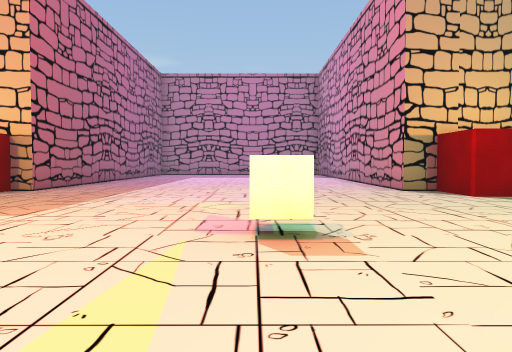
[1] (above)

16 first-person views from a walk through a scene from a Unity 3-D project. The camera is 1.2 m above the floor, tilts 2° down and sees 70° across. The floor is counted in squares, 2 m on a side. Each view is taken from the middle of a square. On the plan, view 1 faces up. The plan holds only what a view shows up to about 10 squares ahead; the rest is blank. The place goes on beyond the plan. The player is left out. Some surface patterns are stand-ins.

[2]
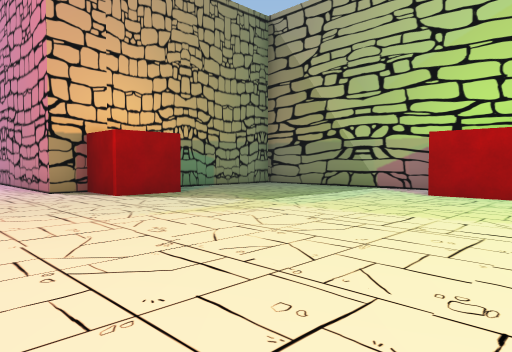

[3]
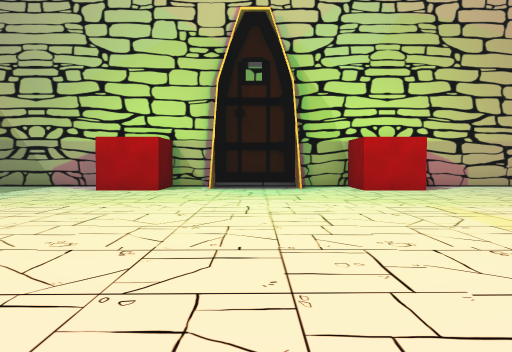

[4]
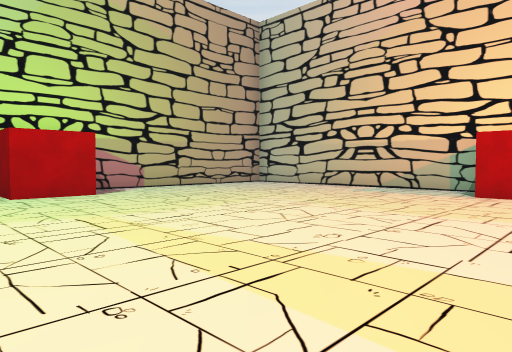

[5]
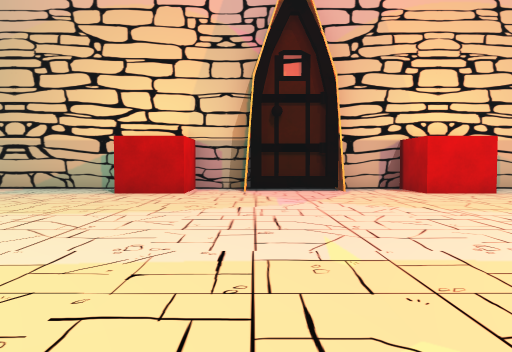

[6]
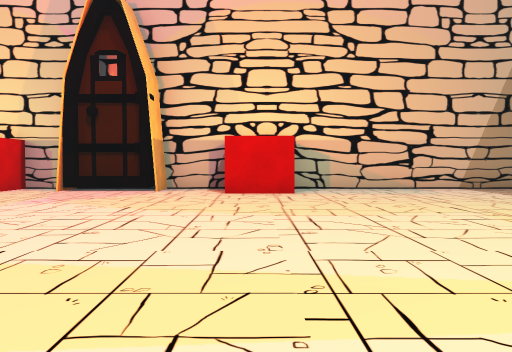

[7]
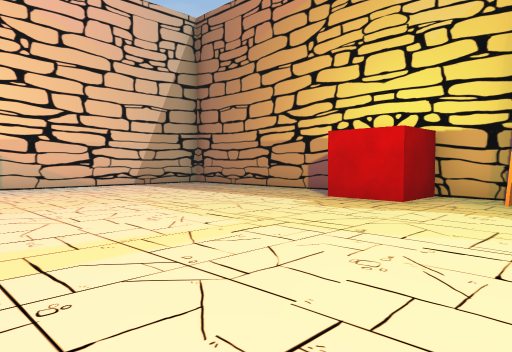

[8]
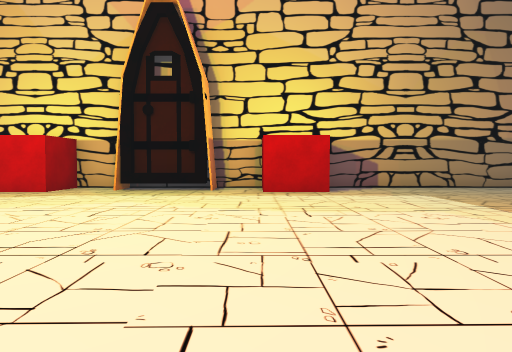

[9]
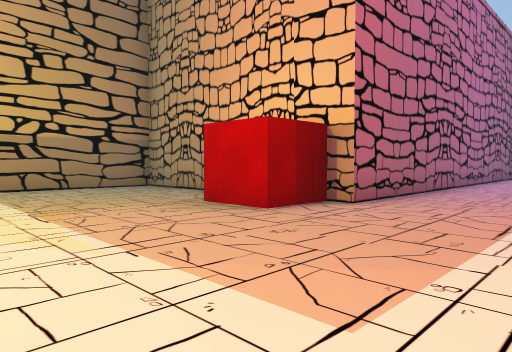

[10]
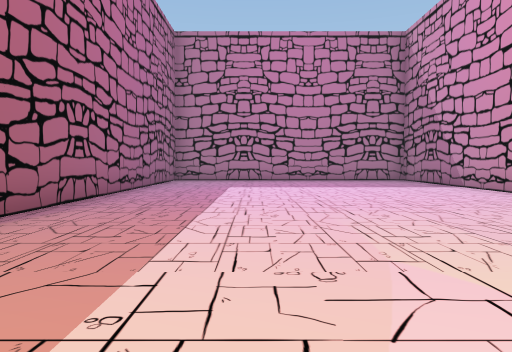

[11]
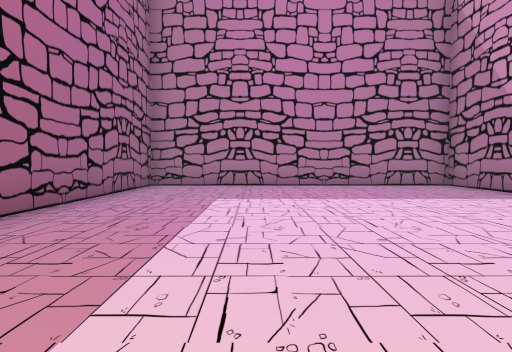

[12]
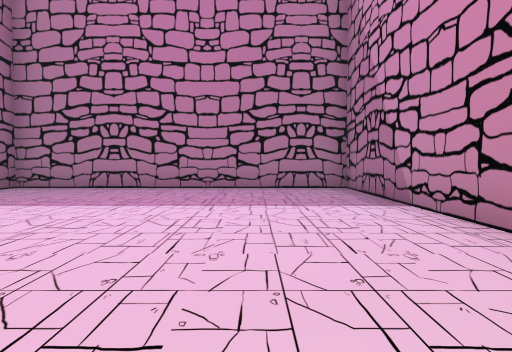

[13]
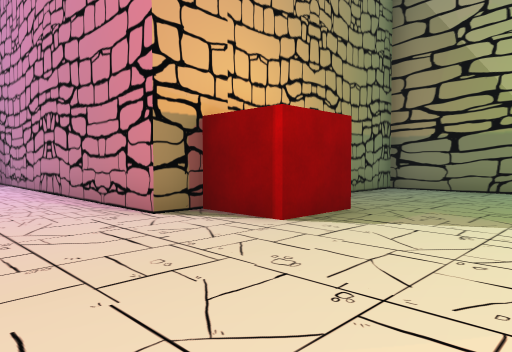

[14]
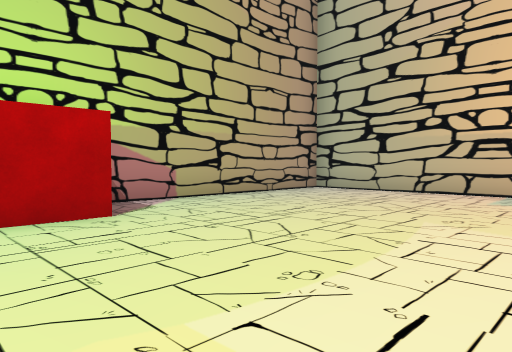

[15]
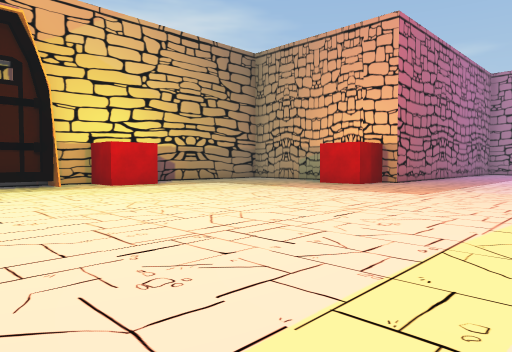

[16]
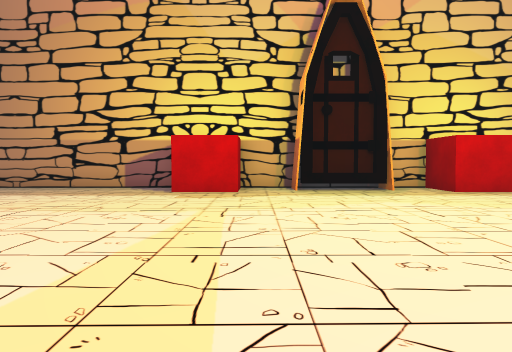

### Floor plan
Points are (right, up) in squares from view 1. A wall is a line through its corners. A room is listed if a view was taken in it or the views show most of it. See-through windows are left out.
Room 1 (views 1, 2, 3, 4, 5, 6, 7, 8, 9, 10, 11, 12, 13, 14, 15, 16)
walls: (5.4, 6.5) (3.9, 6.5) (3.9, 7.9) (3.2, 7.9) (3.2, 18.9) (-4.8, 18.9) (-4.8, 7.9) (-5.3, 7.9) (-5.3, 6.5) (-6.8, 6.5); (-9.6, 2.6) (-9.6, 1.2); (-10.1, 0) (-10.1, -2.1) (-10.9, -2.1) (-10.9, -3.4) (-9.6, -3.4) (-9.6, -4.9); (-10.3, -0.2) (-10.3, -1.8); (-10.9, 1.2) (-10.9, -1.1); (8.6, -2.1) (8.6, 0.1); (-8.5, 7.9) (-10.9, 7.9) (-10.9, 2.8); (8.8, -1.8) (8.8, -0.2); (9.4, 0.1) (9.4, 1.2) (8.1, 1.2) (8.1, 2.6); (9.4, 3) (9.4, 7.9) (6.1, 7.9); (-1.8, -9.8) (0.2, -9.8); (8.1, -4.9) (8.1, -3.4) (9.4, -3.4) (9.4, -2.1); (-4.9, -9.2) (-3.4, -9.2) (-3.4, -10.6) (-1.9, -10.6) (-1.9, -9.8); (-1.8, -10) (-0.1, -10); (-10.9, -5) (-10.9, -9.4); (0.1, -10.6) (1.4, -10.6) (1.4, -9.2) (2.9, -9.2); (3.1, -10.6) (9.4, -10.6) (9.4, -5.2); (-10.1, -10.6) (-4.9, -10.6)
objects: cube (0, 3)

Where each view was taken, in squares from view 1:
view 1: 0 up, 0 right, facing up
view 2: 0 up, 1 right, facing up-right
view 3: 1 down, 0 right, facing right
view 4: 2 down, 1 right, facing down-right
view 5: 2 down, 0 right, facing down
view 6: 2 down, 4 left, facing down
view 7: 1 down, 4 left, facing down-left
view 8: 1 up, 2 left, facing left
view 9: 3 up, 2 left, facing up-left
view 10: 6 up, 2 left, facing up
view 11: 9 up, 2 left, facing up
view 12: 10 up, 1 right, facing up
view 13: 4 up, 1 right, facing up-right
view 14: 3 down, 4 right, facing down-right
view 15: 3 down, 0 right, facing up-left
view 16: 3 down, 2 left, facing left
